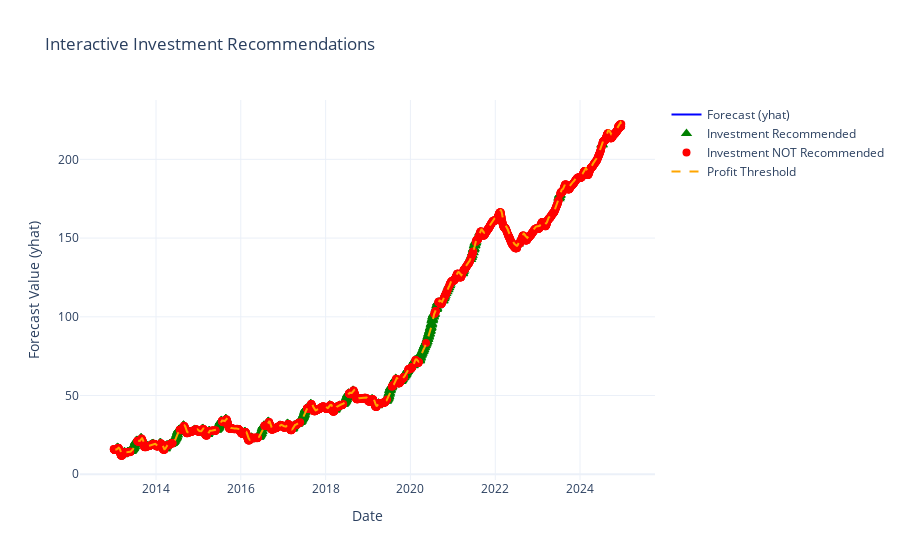

Write notebook code for a chart like this one.
### Code cell
import plotly.express as px
import plotly.graph_objects as go

# Create an interactive line plot
fig = go.Figure()

# Add the forecast line
fig.add_trace(go.Scatter(
    x=forecast_dates['ds'],
    y=forecast_dates['yhat'],
    mode='lines',
    name='Forecast (yhat)',
    line=dict(color='blue')
))

# Add recommended points
fig.add_trace(go.Scatter(
    x=recommended['ds'],
    y=recommended['yhat'],
    mode='markers',
    name='Investment Recommended',
    marker=dict(color='green', size=10, symbol='triangle-up')
))

# Add not recommended points
fig.add_trace(go.Scatter(
    x=not_recommended['ds'],
    y=not_recommended['yhat'],
    mode='markers',
    name='Investment NOT Recommended',
    marker=dict(color='red', size=8, symbol='circle')
))

# Add the profit threshold line
fig.add_trace(go.Scatter(
    x=forecast_dates['ds'],
    y=forecast_dates['ten_day_mean'] * profit_threshold,
    mode='lines',
    name='Profit Threshold',
    line=dict(color='orange', dash='dash')
))

fig.update_layout(
    title='Interactive Investment Recommendations',
    xaxis_title='Date',
    yaxis_title='Forecast Value (yhat)',
    template='plotly_white'
)

fig.show()

### Figure 1 — Plotly figure (JSON) as saved in the notebook; plotly's stock layout.template omitted (floating-point values rounded to 4 significant figures; data arrays with more than 128 entries replaced by an {"elided": "..."} marker saying what was removed)
{"data": [{"line": {"color": "blue"}, "mode": "lines", "name": "Forecast (yhat)", "type": "scatter", "x": {"elided": "3024 str values"}, "y": {"elided": "3024 float values"}}, {"marker": {"color": "green", "size": 10, "symbol": "triangle-up"}, "mode": "markers", "name": "Investment Recommended", "type": "scatter", "x": {"elided": "874 str values"}, "y": {"elided": "874 float values"}}, {"marker": {"color": "red", "size": 8, "symbol": "circle"}, "mode": "markers", "name": "Investment NOT Recommended", "type": "scatter", "x": {"elided": "2150 str values"}, "y": {"elided": "2150 float values"}}, {"line": {"color": "orange", "dash": "dash"}, "mode": "lines", "name": "Profit Threshold", "type": "scatter", "x": {"elided": "3024 str values"}, "y": {"elided": "3024 float values"}}], "layout": {"title": {"text": "Interactive Investment Recommendations"}, "xaxis": {"title": {"text": "Date"}}, "yaxis": {"title": {"text": "Forecast Value (yhat)"}}}}
